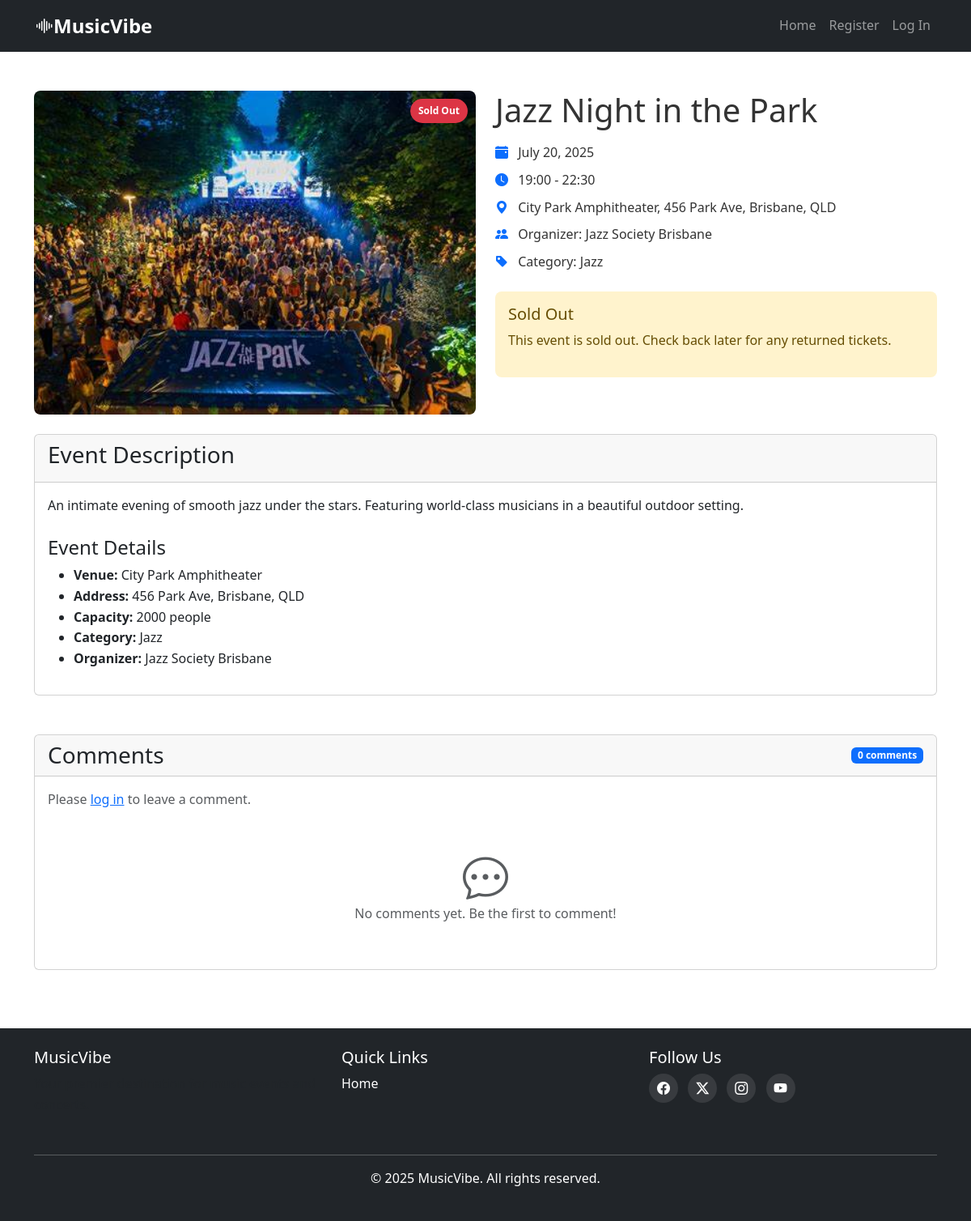
Screenshot of /events/2 with the database file from the repository.
### musicvibe/models.py (models this page shows, shortened)
class Event(db.Model):
    __tablename__ = 'events'
    id = db.Column(db.Integer, primary_key=True)
    name = db.Column(db.String(200), nullable=False)
    description = db.Column(db.Text, nullable=False)
    category = db.Column(db.String(50), nullable=False)
    date = db.Column(db.Date, nullable=False)
    start_time = db.Column(db.DateTime, nullable=False)
    end_time = db.Column(db.DateTime, nullable=False)
    venue_name = db.Column(db.String(200), nullable=False)
    venue_address = db.Column(db.String(500), nullable=False)
    capacity = db.Column(db.Integer, nullable=False)
    standard_price = db.Column(db.Float, nullable=False)
    vip_price = db.Column(db.Float, nullable=True)
    backstage_price = db.Column(db.Float, nullable=True)
    tickets_available = db.Column(db.Integer, nullable=False)
    status = db.Column(db.String(20), nullable=False, default='Open')  # Open, Inactive, Sold Out, Cancelled, Completed
    image = db.Column(db.String(400), nullable=False)
    organizer_name = db.Column(db.String(200), nullable=False)
    organizer_email = db.Column(db.String(100), nullable=False)
    organizer_phone = db.Column(db.String(20), nullable=True)
    created_at = db.Column(db.DateTime, default=datetime.now)
    updated_at = db.Column(db.DateTime, default=datetime.now, onupdate=datetime.now)
    user_id = db.Column(db.Integer, db.ForeignKey('users.id'), nullable=False)
    bookings = db.relationship('Booking', backref='event', lazy=True)
    comments = db.relationship('Comment', backref='event', lazy=True)

### musicvibe/events.py (the view)
@eventbp.route('/<int:id>')
def show(id):
    event = db.session.scalar(db.select(Event).where(Event.id == id))
    if not event:
        abort(404)
    comment_form = CommentForm()
    comments = db.session.scalars(
        db.select(Comment).where(Comment.event_id == id).order_by(Comment.created_at.desc())
    ).all()
    return render_template('events/show.html',
                         event=event,
                         form=comment_form,
                         comments=comments)

### musicvibe/templates/events/show.html (shortened to what this page needs)
{% extends 'base.html' %}
{% from 'bootstrap5/form.html' import render_form %}
{% block content %}
<section class="event-details-section py-5">
    <div class="container">
        <div class="row">
            <div class="col-lg-6 mb-4">
                <div class="event-image position-relative">
                    <div class="event-status {{ event.status.lower().replace(' ', '-') }}">{{ event.status }}</div>
                    <div class="event-image-container">
                        <img src="{{ url_for('static', filename='img/' + event.image) }}" alt="{{ event.name }}" class="img-fluid rounded">
                    </div>
                </div>
            </div>
            <div class="col-lg-6 mb-4">
                <h1 class="event-title mb-3">{{ event.name }}</h1>
                <div class="event-meta mb-4">
                    <div class="meta-item mb-2">
                        <i class="bi bi-calendar-event-fill me-2 text-primary"></i>
                        <span>{{ event.date.strftime('%B %d, %Y') }}</span>
                    </div>
                    <div class="meta-item mb-2">
                        <i class="bi bi-clock-fill me-2 text-primary"></i>
                        <span>{{ event.start_time.strftime('%H:%M') }} - {{ event.end_time.strftime('%H:%M') }}</span>
                    </div>
                    <div class="meta-item mb-2">
                        <i class="bi bi-geo-alt-fill me-2 text-primary"></i>
                        <span>{{ event.venue_name }}, {{ event.venue_address }}</span>
                    </div>
                    <div class="meta-item mb-2">
                        <i class="bi bi-people-fill me-2 text-primary"></i>
                        <span>Organizer: {{ event.organizer_name }}</span>
                    </div>
                    <div class="meta-item mb-2">
                        <i class="bi bi-tag-fill me-2 text-primary"></i>
                        <span>Category: {{ event.category.title() }}</span>
                    </div>
                </div>
                {% if event.status == 'Open' %}
                <div class="ticket-info card mb-4">
                    <div class="card-header bg-primary text-white">
                        <h5 class="mb-0">Ticket Information</h5>
                    </div>
                    <div class="card-body">
                        <div class="ticket-types mb-3">
                            <div class="form-check mb-2">
                                <input class="form-check-input" type="radio" name="ticketType" id="standardTicket" value="Standard" data-price="{{ event.standard_price }}" checked>
                                <label class="form-check-label d-flex justify-content-between" for="standardTicket">
                                    <span>Standard Ticket</span>
                                    <span class="fw-bold">${{ "%.0f"|format(event.standard_price) }}</span>
                                </label>
                            </div>
                            {% if event.vip_price and event.vip_price > 0 %}
                            <div class="form-check mb-2">
                                <input class="form-check-input" type="radio" name="ticketType" id="vipTicket" value="VIP" data-price="{{ event.vip_price }}">
                                <label class="form-check-label d-flex justify-content-between" for="vipTicket">
                                    <span>VIP Ticket</span>
                                    <span class="fw-bold">${{ "%.0f"|format(event.vip_price) }}</span>
                                </label>
                            </div>
                            {% endif %}
                            {% if event.backstage_price and event.backstage_price > 0 %}
                            <div class="form-check">
                                <input class="form-check-input" type="radio" name="ticketType" id="backstagePass" value="Backstage" data-price="{{ event.backstage_price }}">
                                <label class="form-check-label d-flex justify-content-between" for="backstagePass">
                                    <span>Backstage Pass</span>
                                    <span class="fw-bold">${{ "%.0f"|format(event.backstage_price) }}</span>
                                </label>
                            </div>
                            {% endif %}
                        </div>
                        <div class="ticket-quantity mb-3">
                            <label for="quantity" class="form-label">Number of Tickets:</label>
                            <select class="form-select" id="quantity">
                                <option value="1">1</option>
                                <option value="2">2</option>
                                <option value="3">3</option>
                                <option value="4">4</option>
                                <option value="5">5</option>
                            </select>
                        </div>
                        <div class="mb-3">
                            <p class="text-muted">Tickets Available: {{ event.tickets_available }}</p>
                        </div>
                        <div class="d-grid">
                            {% if current_user.is_authenticated %}
                                <button class="btn btn-primary" data-bs-toggle="modal" data-bs-target="#bookingModal">
                                    Book Now
                                </button>
                            {% else %}
                                <p class="text-muted text-center">Please <a href="{{ url_for('auth.login') }}">log in</a> to book tickets</p>
                            {% endif %}
                        </div>
                    </div>
                </div>
                {% elif event.status == 'Sold Out' %}
                <div class="alert alert-warning">
                    <h5>Sold Out</h5>
                    <p>This event is sold out. Check back later for any returned tickets.</p>
                </div>
                {% elif event.status == 'Cancelled' %}
                <div class="alert alert-danger">
                    <h5>Event Cancelled</h5>
                    <p>This event has been cancelled by the organizer.</p>
                </div>
                {% elif event.status == 'Completed' %}
                <div class="alert alert-info">
                    <h5>Event Completed</h5>
                    <p>This event has already taken place.</p>
                </div>
                {% endif %}
            </div>
        </div>
        <div class="row mb-5">
            <div class="col-12">
                <div class="card">
                    <div class="card-header">
                        <h3>Event Description</h3>
                    </div>
                    <div class="card-body">
                        <p>{{ event.description }}</p>
                        <h4 class="mt-4">Event Details</h4>
                        <ul>
                            <li><strong>Venue:</strong> {{ event.venue_name }}</li>
                            <li><strong>Address:</strong> {{ event.venue_address }}</li>
                            <li><strong>Capacity:</strong> {{ event.capacity }} people</li>
                            <li><strong>Category:</strong> {{ event.category.title() }}</li>
                            <li><strong>Organizer:</strong> {{ event.organizer_name }}</li>
                        </ul>
                    </div>
                </div>
            </div>
        </div>
        <div class="row mb-4">
            <div class="col-12">
                <div class="card">
                    <div class="card-header d-flex justify-content-between align-items-center">
                        <h3 class="mb-0">Comments</h3>
                        <span class="badge bg-primary">{{ comments|length }} comments</span>
                    </div>
                    <div class="card-body">
                        {% if current_user.is_authenticated %}
                        <form method="POST" action="{{ url_for('event.comment', id=event.id) }}" class="mb-4">
                            {{ form.hidden_tag() }}
                            <div class="mb-3">
                                {{ form.text.label(class="form-label") }}
                                {{ form.text(class="form-control", rows="3", placeholder="Share your thoughts about this event...") }}
                                {% if form.text.errors %}
                                    <div class="text-danger">
                                        {% for error in form.text.errors %}
                                            <small>{{ error }}</small>
                                        {% endfor %}
                                    </div>
                                {% endif %}
                            </div>
                            {{ form.submit(class="btn btn-primary") }}
                        </form>
                        {% else %}
                        <div class="mb-4">
                            <p class="text-muted">Please <a href="{{ url_for('auth.login') }}">log in</a> to leave a comment.</p>
                        </div>
                        {% endif %}
                        <div class="comments-list">
                            {% if not comments %}
                            <div class="text-center text-muted py-4">
                                <i class="bi bi-chat-dots display-4 mb-3"></i>
                                <p>No comments yet. Be the first to comment!</p>
                            </div>
                            {% endif %}
                        </div>
                    </div>
                </div>
            </div>
        </div>
    </div>
</section>
{% endblock %}

### musicvibe/static/style/main.css (style rules this page uses)
:root { --primary-color: hsl(198, 89%, 58%); --primary-light: #26a3c9; --primary-dark: #0080b2; --secondary-color: #2575FC; --dark-color: #343a40; --light-color: #f8f9fa; --danger-color: #dc3545; --success-color: #28a745; --warning-color: #ffc107; --info-color: #17a2b8; }
body { font-family: 'Segoe UI', Tahoma, Geneva, Verdana, sans-serif; color: #333; line-height: 1.6; min-height: 100vh; display: flex; flex-direction: column; }
.event-status { position: absolute; top: 10px; right: 10px; padding: 5px 10px; border-radius: 20px; font-size: 0.75rem; font-weight: 600; color: white; z-index: 2; }
.event-status.sold-out { background-color: var(--danger-color); }
.event-image-container { width: 100%; height: 400px; overflow: hidden; border-radius: 8px; }
.event-image-container img { width: 100%; height: 100%; object-fit: cover; object-position: center; }
.meta-item { font-size: 1rem; }
.alert { border-radius: 8px; border: none; }

### rows the page displays
Event: status "Sold Out", image (picture), name "Jazz Night in the Park", date "July 20, 2025", start_time "19:00", end_time "22:30", venue_name "City Park Amphitheater", venue_address "456 Park Ave, Brisbane, QLD", organizer_name "Jazz Society Brisbane", category "Jazz", description "An intimate evening of smooth jazz under the stars. Featuring world-class musicians in a beautiful outdoor setting.", capacity "2000"

### other values shown
{{ comments|length }} "0"
